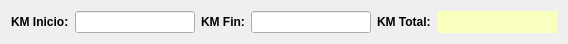
         <widget class="QWidget" name="layoutWidget">
          <property name="geometry">
           <rect>
            <x>80</x>
            <y>130</y>
            <width>563</width>
            <height>22</height>
           </rect>
          </property>
          <layout class="QGridLayout" name="gridLayout_8">
           <item row="0" column="0">
            <widget class="QLabel" name="lblKmi">
             <property name="font">
              <font>
               <weight>75</weight>
               <bold>true</bold>
              </font>
             </property>
             <property name="text">
              <string>KM Inicio:</string>
             </property>
            </widget>
           </item>
           <item row="0" column="1">
            <widget class="QLineEdit" name="txtKmi">
             <property name="minimumSize">
              <size>
               <width>120</width>
               <height>0</height>
              </size>
             </property>
             <property name="alignment">
              <set>Qt::AlignRight|Qt::AlignTrailing|Qt::AlignVCenter</set>
             </property>
            </widget>
           </item>
           <item row="0" column="2">
            <widget class="QLabel" name="lblKmf">
             <property name="font">
              <font>
               <weight>75</weight>
               <bold>true</bold>
              </font>
             </property>
             <property name="text">
              <string>KM Fin:</string>
             </property>
            </widget>
           </item>
           <item row="0" column="3">
            <widget class="QLineEdit" name="txtKmf">
             <property name="minimumSize">
              <size>
               <width>120</width>
               <height>0</height>
              </size>
             </property>
             <property name="alignment">
              <set>Qt::AlignRight|Qt::AlignTrailing|Qt::AlignVCenter</set>
             </property>
            </widget>
           </item>
           <item row="0" column="4">
            <widget class="QLabel" name="lblKmt">
             <property name="font">
              <font>
               <weight>75</weight>
               <bold>true</bold>
              </font>
             </property>
             <property name="text">
              <string>KM Total:</string>
             </property>
            </widget>
           </item>
           <item row="0" column="5">
            <widget class="QLabel" name="lblKmtotal">
             <property name="minimumSize">
              <size>
               <width>120</width>
               <height>0</height>
              </size>
             </property>
             <property name="palette">
              <palette>
               <active>
                <colorrole role="WindowText">
                 <brush brushstyle="SolidPattern">
                  <color alpha="255">
                   <red>0</red>
                   <green>0</green>
                   <blue>0</blue>
                  </color>
                 </brush>
                </colorrole>
                <colorrole role="Button">
                 <brush brushstyle="SolidPattern">
                  <color alpha="255">
                   <red>249</red>
                   <green>255</green>
                   <blue>188</blue>
                  </color>
                 </brush>
                </colorrole>
                <colorrole role="Light">
                 <brush brushstyle="SolidPattern">
                  <color alpha="255">
                   <red>255</red>
                   <green>255</green>
                   <blue>255</blue>
                  </color>
                 </brush>
                </colorrole>
                <colorrole role="Midlight">
                 <brush brushstyle="SolidPattern">
                  <color alpha="255">
                   <red>255</red>
                   <green>255</green>
                   <blue>224</blue>
                  </color>
                 </brush>
                </colorrole>
                <colorrole role="Dark">
                 <brush brushstyle="SolidPattern">
                  <color alpha="255">
                   <red>127</red>
                   <green>127</green>
                   <blue>97</blue>
                  </color>
                 </brush>
                </colorrole>
                <colorrole role="Mid">
                 <brush brushstyle="SolidPattern">
                  <color alpha="255">
                   <red>170</red>
                   <green>170</green>
                   <blue>129</blue>
                  </color>
                 </brush>
                </colorrole>
                <colorrole role="Text">
                 <brush brushstyle="SolidPattern">
                  <color alpha="255">
                   <red>0</red>
                   <green>0</green>
                   <blue>0</blue>
                  </color>
                 </brush>
                </colorrole>
                <colorrole role="BrightText">
                 <brush brushstyle="SolidPattern">
                  <color alpha="255">
                   <red>255</red>
                   <green>255</green>
                   <blue>255</blue>
                  </color>
                 </brush>
                </colorrole>
                <colorrole role="ButtonText">
                 <brush brushstyle="SolidPattern">
                  <color alpha="255">
                   <red>0</red>
                   <green>0</green>
                   <blue>0</blue>
                  </color>
                 </brush>
                </colorrole>
                <colorrole role="Base">
                 <brush brushstyle="SolidPattern">
                  <color alpha="255">
                   <red>249</red>
                   <green>255</green>
                   <blue>188</blue>
                  </color>
                 </brush>
                </colorrole>
                <colorrole role="Window">
                 <brush brushstyle="SolidPattern">
                  <color alpha="255">
                   <red>249</red>
                   <green>255</green>
                   <blue>188</blue>
                  </color>
                 </brush>
                </colorrole>
                <colorrole role="Shadow">
                 <brush brushstyle="SolidPattern">
                  <color alpha="255">
                   <red>0</red>
                   <green>0</green>
                   <blue>0</blue>
                  </color>
                 </brush>
                </colorrole>
                <colorrole role="AlternateBase">
                 <brush brushstyle="SolidPattern">
                  <color alpha="255">
                   <red>255</red>
                   <green>255</green>
                   <blue>224</blue>
                  </color>
                 </brush>
                </colorrole>
                <colorrole role="ToolTipBase">
                 <brush brushstyle="SolidPattern">
                  <color alpha="255">
                   <red>255</red>
                   <green>255</green>
                   <blue>220</blue>
                  </color>
                 </brush>
                </colorrole>
                <colorrole role="ToolTipText">
                 <brush brushstyle="SolidPattern">
                  <color alpha="255">
                   <red>0</red>
                   <green>0</green>
                   <blue>0</blue>
                  </color>
                 </brush>
                </colorrole>
               </active>
               <inactive>
                <colorrole role="WindowText">
                 <brush brushstyle="SolidPattern">
                  <color alpha="255">
                   <red>0</red>
                   <green>0</green>
                   <blue>0</blue>
                  </color>
                 </brush>
                </colorrole>
                <colorrole role="Button">
                 <brush brushstyle="SolidPattern">
                  <color alpha="255">
                   <red>249</red>
                   <green>255</green>
                   <blue>188</blue>
                  </color>
                 </brush>
                </colorrole>
                <colorrole role="Light">
                 <brush brushstyle="SolidPattern">
                  <color alpha="255">
                   <red>255</red>
                   <green>255</green>
                   <blue>255</blue>
                  </color>
                 </brush>
                </colorrole>
                <colorrole role="Midlight">
                 <brush brushstyle="SolidPattern">
                  <color alpha="255">
                   <red>255</red>
                   <green>255</green>
                   <blue>224</blue>
                  </color>
                 </brush>
                </colorrole>
                <colorrole role="Dark">
                 <brush brushstyle="SolidPattern">
                  <color alpha="255">
                   <red>127</red>
                   <green>127</green>
                   <blue>97</blue>
                  </color>
                 </brush>
                </colorrole>
                <colorrole role="Mid">
                 <brush brushstyle="SolidPattern">
                  <color alpha="255">
                   <red>170</red>
                   <green>170</green>
                   <blue>129</blue>
                  </color>
                 </brush>
                </colorrole>
                <colorrole role="Text">
                 <brush brushstyle="SolidPattern">
                  <color alpha="255">
                   <red>0</red>
                   <green>0</green>
                   <blue>0</blue>
                  </color>
                 </brush>
                </colorrole>
                <colorrole role="BrightText">
                 <brush brushstyle="SolidPattern">
                  <color alpha="255">
                   <red>255</red>
                   <green>255</green>
                   <blue>255</blue>
                  </color>
                 </brush>
                </colorrole>
                <colorrole role="ButtonText">
                 <brush brushstyle="SolidPattern">
                  <color alpha="255">
                   <red>0</red>
                   <green>0</green>
                   <blue>0</blue>
                  </color>
                 </brush>
                </colorrole>
                <colorrole role="Base">
                 <brush brushstyle="SolidPattern">
                  <color alpha="255">
                   <red>249</red>
                   <green>255</green>
                   <blue>188</blue>
                  </color>
                 </brush>
                </colorrole>
                <colorrole role="Window">
                 <brush brushstyle="SolidPattern">
                  <color alpha="255">
                   <red>249</red>
                   <green>255</green>
                   <blue>188</blue>
                  </color>
                 </brush>
                </colorrole>
                <colorrole role="Shadow">
                 <brush brushstyle="SolidPattern">
                  <color alpha="255">
                   <red>0</red>
                   <green>0</green>
                   <blue>0</blue>
                  </color>
                 </brush>
                </colorrole>
                <colorrole role="AlternateBase">
                 <brush brushstyle="SolidPattern">
                  <color alpha="255">
                   <red>255</red>
                   <green>255</green>
                   <blue>224</blue>
                  </color>
                 </brush>
                </colorrole>
                <colorrole role="ToolTipBase">
                 <brush brushstyle="SolidPattern">
                  <color alpha="255">
                   <red>255</red>
                   <green>255</green>
                   <blue>220</blue>
                  </color>
                 </brush>
                </colorrole>
                <colorrole role="ToolTipText">
                 <brush brushstyle="SolidPattern">
                  <color alpha="255">
                   <red>0</red>
                   <green>0</green>
                   <blue>0</blue>
                  </color>
                 </brush>
                </colorrole>
               </inactive>
               <disabled>
                <colorrole role="WindowText">
                 <brush brushstyle="SolidPattern">
                  <color alpha="255">
                   <red>127</red>
                   <green>127</green>
                   <blue>97</blue>
                  </color>
                 </brush>
                </colorrole>
                <colorrole role="Button">
                 <brush brushstyle="SolidPattern">
                  <color alpha="255">
                   <red>249</red>
                   <green>255</green>
                   <blue>188</blue>
                  </color>
                 </brush>
                </colorrole>
                <colorrole role="Light">
                 <brush brushstyle="SolidPattern">
                  <color alpha="255">
                   <red>255</red>
                   <green>255</green>
                   <blue>255</blue>
                  </color>
                 </brush>
                </colorrole>
                <colorrole role="Midlight">
                 <brush brushstyle="SolidPattern">
                  <color alpha="255">
                   <red>255</red>
                   <green>255</green>
                   <blue>224</blue>
                  </color>
                 </brush>
                </colorrole>
                <colorrole role="Dark">
                 <brush brushstyle="SolidPattern">
                  <color alpha="255">
                   <red>127</red>
                   <green>127</green>
                   <blue>97</blue>
                  </color>
                 </brush>
                </colorrole>
                <colorrole role="Mid">
                 <brush brushstyle="SolidPattern">
                  <color alpha="255">
                   <red>170</red>
                   <green>170</green>
                   <blue>129</blue>
                  </color>
                 </brush>
                </colorrole>
                <colorrole role="Text">
                 <brush brushstyle="SolidPattern">
                  <color alpha="255">
                   <red>127</red>
                   <green>127</green>
                   <blue>97</blue>
                  </color>
                 </brush>
                </colorrole>
                <colorrole role="BrightText">
                 <brush brushstyle="SolidPattern">
                  <color alpha="255">
                   <red>255</red>
                   <green>255</green>
                   <blue>255</blue>
                  </color>
                 </brush>
                </colorrole>
                <colorrole role="ButtonText">
                 <brush brushstyle="SolidPattern">
                  <color alpha="255">
                   <red>127</red>
                   <green>127</green>
                   <blue>97</blue>
                  </color>
                 </brush>
                </colorrole>
                <colorrole role="Base">
                 <brush brushstyle="SolidPattern">
                  <color alpha="255">
                   <red>249</red>
                   <green>255</green>
                   <blue>188</blue>
                  </color>
                 </brush>
                </colorrole>
                <colorrole role="Window">
                 <brush brushstyle="SolidPattern">
                  <color alpha="255">
                   <red>249</red>
                   <green>255</green>
                   <blue>188</blue>
                  </color>
                 </brush>
                </colorrole>
                <colorrole role="Shadow">
                 <brush brushstyle="SolidPattern">
                  <color alpha="255">
                   <red>0</red>
                   <green>0</green>
                   <blue>0</blue>
                  </color>
                 </brush>
                </colorrole>
                <colorrole role="AlternateBase">
                 <brush brushstyle="SolidPattern">
                  <color alpha="255">
                   <red>255</red>
                   <green>255</green>
                   <blue>194</blue>
                  </color>
                 </brush>
                </colorrole>
                <colorrole role="ToolTipBase">
                 <brush brushstyle="SolidPattern">
                  <color alpha="255">
                   <red>255</red>
                   <green>255</green>
                   <blue>220</blue>
                  </color>
                 </brush>
                </colorrole>
                <colorrole role="ToolTipText">
                 <brush brushstyle="SolidPattern">
                  <color alpha="255">
                   <red>0</red>
                   <green>0</green>
                   <blue>0</blue>
                  </color>
                 </brush>
                </colorrole>
               </disabled>
              </palette>
             </property>
             <property name="styleSheet">
              <string notr="true">background-color: rgb(249, 255, 188);</string>
             </property>
             <property name="text">
              <string/>
             </property>
             <property name="alignment">
              <set>Qt::AlignRight|Qt::AlignTrailing|Qt::AlignVCenter</set>
             </property>
            </widget>
           </item>
          </layout>
         </widget>
